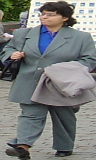
#> input picture INRIA_DATASET/train/pos/1002.png, 96 x 160 px; its folder holds only this picture in this run
$ jupyter execute --allow-errors pd_v4.ipynb   (shell and % lines are left out)
#> lines starting #> are read from the running program, lines starting #| are printed output that depends on the picture; after the words box and inside, x2 and y2 are one past the last pixel; in counts of white or black regions, pixels touching at a corner belong together
# **PEDESRAIN DETECTION**

[cell 1]
from google.colab import drive
drive.mount('/content/drive')

[cell 2]
drive.flush_and_unmount()

# **Feature Extraction**

## **Extract HOG features**

[cell 3]
import cv2
import numpy as np
import os

WIN_SIZE = (64, 128)  # Standard window size for human detection
BLOCK_SIZE = (16, 16)  # Size of blocks for feature analysis
BLOCK_STRIDE = (8, 8)  # How much blocks move across the image (over)
CELL_SIZE = (8, 8)     # Size of cells that make up blocks
HISTOGRAM_BINS = 9     # Number of gradient directions to track


def extract_hog_features(img):
    """
    Extract HOG (Histogram of Oriented Gradients) features from an images
    """
    # Create HOG descriptor with our configuration
    hog = cv2.HOGDescriptor(
        WIN_SIZE,
        BLOCK_SIZE,
        BLOCK_STRIDE,
        CELL_SIZE,
        HISTOGRAM_BINS
    )

    # Calculate features and flatten to 1D array for the SVM
    return hog.compute(img).flatten()

## **Extract LBP features**

[cell 4]
from skimage.feature import local_binary_pattern

def extract_lbp_features(img):
    gray = cv2.cvtColor(img, cv2.COLOR_BGR2GRAY)
    lbp = local_binary_pattern(gray, 8, 1, method='uniform')
    hist, _ = np.histogram(lbp, bins=59, range=(0, 58))
    hist = hist.astype(np.float32)
    hist /= (hist.sum() + 1e-6)
    return hist.flatten()

## **Visualization HOG**

[cell 5]
import cv2
import matplotlib.pyplot as plt
from skimage.feature import hog
from skimage import exposure


path = '/content/lady.jpg'
image = cv2.imread(path, cv2.IMREAD_GRAYSCALE)

# Compute HOG features
#> (the rest of this cell did not finish here and is left out)

## **Visualization LBP**

[cell 6]
import cv2
import numpy as np
import matplotlib.pyplot as plt
from skimage.feature import local_binary_pattern


path = '/content/lady.jpg'
image = cv2.imread(path, cv2.IMREAD_GRAYSCALE)

# LBP params
radius = 1
n_points = 8 * radius


#> (the rest of this cell did not finish here and is left out)

# **Load Data**

[cell 7]
def load_dataset(pos_folder, neg_folder, feature_extractor):
    """
    Load positive (human) and negative (non-human) images,
    extract features, and create labels for training
    """
#> called with pos_folder = 'INRIA_DATASET/train/pos', neg_folder = 'INRIA_DATASET/train/neg'
    features, labels = [], []

    for filename in os.listdir(pos_folder):
        img_path = os.path.join(pos_folder, filename)
        img = cv2.imread(img_path)
#> img is the input picture: shape (160, 96, 3); mean B, G, R 122.7, 123.8, 121.2
        img = cv2.resize(img, WIN_SIZE)
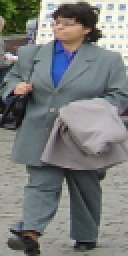
#> img: shape (128, 64, 3) (shown 2 times larger); mean B, G, R 122.6, 123.7, 121
        if img is not None:
            features.append(feature_extractor(img))
            labels.append(1)  # Positive samples labeled as 1

    for filename in os.listdir(neg_folder):
        img_path = os.path.join(neg_folder, filename)
        img = cv2.imread(img_path)
        img = cv2.resize(img, WIN_SIZE)
        if img is not None:
            features.append(feature_extractor(img))
            labels.append(-1)  # Negative samples labeled as -1

    return np.array(features, dtype=np.float32), np.array(labels)

# **Train Model Using SVM**

[cell 8]
def train_model_svm(feature_extractor, model_name):
    """
    loads data and trains the SVM classifier
    """

    train_pos = "INRIA_DATASET/train/pos"
    train_neg = "INRIA_DATASET/train/neg"

    #  training data
    print("Loading training images...")
    X_train, y_train = load_dataset(train_pos, train_neg, feature_extractor)

    # Set up SVM classifier
    print("Setting up SVM classifier...")
    svm = cv2.ml.SVM_create()

    svm.setType(cv2.ml.SVM_C_SVC)
    if model_name == "hog":
      svm.setKernel(cv2.ml.SVM_LINEAR) # Linear kernel works well with HOG for this prj
      # svm.setC(0.01)
      # svm.setGamma(0.5)
    if model_name == "lbp":
      svm.setKernel(cv2.ml.SVM_CHI2) # CHI2 kernel works well with LBP for this prj
      # svm.setC(2.5)
      # svm.setGamma(0.1)

    # Train the model
    print("Training model...")
    svm.train(X_train, cv2.ml.ROW_SAMPLE, y_train)  # ROW_SAMPLE each row corresponds to a vector

    # Save
    svm.save(f"{model_name}_svm.xml")
    print(f"{model_name} model trained and saved as {model_name}_svm.xml\n")


#> (the rest of this cell did not finish here and is left out)

# **Train Model using AdaBoost**

[cell 9]
def train_model_adaboost(feature_extractor, model_name):
    # Load dataset
    train_pos = "INRIA_DATASET/train/pos"
    train_neg = "INRIA_DATASET/train/neg"

    X_train, y_train = load_dataset(train_pos, train_neg, feature_extractor)

    # Create AdaBoost classifier
    print("Setting up AdaBoost...")
    boost = cv2.ml.Boost_create()

    boost.setBoostType(cv2.ml.BOOST_REAL)
    boost.setWeakCount(10)
    boost.setWeightTrimRate(0.95)
    boost.setMaxDepth(1)
    boost.setUseSurrogates(False)
    boost.setWeightTrimRate(0.99)

    # Create training data structure
    train_data = cv2.ml.TrainData_create(
        X_train,
        cv2.ml.ROW_SAMPLE,
        y_train
    )

    # Train the model (params already set via Boost_create)
    print("Training AdaBoost...")
    boost.train(train_data)

    # Save
    boost.save(f"{model_name}_boost.xml")
    print(f"{model_name} AdaBoost model saved as {model_name}_boost.xml\n")

#> (the rest of this cell did not finish here and is left out)

# **Evaluate Classifier**

[cell 10]
def evaluate_model(test_pos, test_neg, model_path, feature_extractor):
#> called with test_pos = 'INRIA_DATASET/test/pos', test_neg = 'INRIA_DATASET/test/neg', model_path = 'hog_boost.xml'
    if "svm" in model_path.lower():
        model = cv2.ml.SVM_load(model_path)
    else:
        model = cv2.ml.Boost_load(model_path)

    tp, fp, tn, fn = 0, 0, 0, 0

    # Test positive images
    for filename in os.listdir(test_pos):
        img_path = os.path.join(test_pos, filename)
        img = cv2.imread(img_path)
        img = cv2.resize(img, WIN_SIZE)
        feature = feature_extractor(img)
#> feature = 3780 values, max 0.378 at index 1197, min 0.000378 at index 2889, mean 0.14
        _, pred = model.predict(np.array([feature]))
#> pred = [1]
        tp += 1 if pred[0][0] == 1 else 0
#> tp = 1
        fn += 1 if pred[0][0] != 1 else 0
#> fn = 0

    # Test negative images
    for filename in os.listdir(test_neg):
        img = cv2.imread(os.path.join(test_neg, filename))
        if img is not None:
            img = cv2.resize(img, WIN_SIZE)
            feat = feature_extractor(img)
            _, pred = model.predict(np.array([feat]))
            tn += 1 if pred[0][0] == -1 else 0
            fp += 1 if pred[0][0] != -1 else 0

    return tp, fp, tn, fn

# **Final Test SVM**

[cell 11]
def test(test_pos, test_neg,hog_model , lbp_model):
    # Load HOG model
    svm = cv2.ml.SVM_load(hog_model)

    # Evaluate HOG model
    tp, fp, tn, fn = evaluate_model(test_pos, test_neg,hog_model, extract_hog_features)

    # Print HOG results
    print(f"HOG+SVM Model Performance:")
    print(f"True Positives: {tp}")
    print(f"False Positives: {fp}")
    print(f"True Negatives: {tn}")
    print(f"False Negatives: {fn}")
    print(f"Accuracy: {(tp + tn) / (tp + tn + fp + fn):.2%}")
    print(f"Precision: {tp/(tp+fp) if (tp+fp)!=0 else 0:.2%}")
    # print(f"Recall: {tp/(tp+fn) if (tp+fn)!=0 else 0:.2%}")
    # print(f"F1: {2*(tp/(tp+fp))*(tp/(tp+fn))/((tp/(tp+fp))+(tp/(tp+fn))) if (tp+fp)*(tp+fn)!=0 else 0:.2%}")
    print("-" * 40)

    # Load LBP model
    svm = cv2.ml.SVM_load("lbp_svm.xml")

    # Evaluate LBP model
    tp, fp, tn, fn =  evaluate_model(test_pos, test_neg,lbp_model, extract_lbp_features)

    # Print LBP results
    print(f"LBP+SVM Model Performance:")
    print(f"True Positives: {tp}")
    print(f"False Positives: {fp}")
    print(f"True Negatives: {tn}")
    print(f"False Negatives: {fn}")
    print(f"Accuracy: {(tp + tn) / (tp + tn + fp + fn):.2%}")
    print(f"Precision: {tp/(tp+fp) if (tp+fp)!=0 else 0:.2%}")
    print("-" * 40)


test_pos = "INRIA_DATASET/test/pos"
test_neg = "INRIA_DATASET/test/neg"
#> (the rest of this cell did not finish here and is left out)

# **Final Test AdaBoost**

[cell 12]
def test_adaboost(test_pos, test_neg, hog_boost_model, lbp_boost_model):
    # Evaluate HOG+AdaBoost
    tp, fp, tn, fn = evaluate_model(test_pos, test_neg,hog_boost_model, extract_hog_features)
    print("HOG+AdaBoost Performance:")
    print(f"True Positives: {tp}")
    print(f"False Positives: {fp}")
    print(f"True Negatives: {tn}")
    print(f"False Negatives: {fn}")
    print(f"Accuracy: {(tp + tn) / (tp + tn + fp + fn):.2%}")
    print(f"Precision: {tp/(tp+fp) if (tp+fp)!=0 else 0:.2%}")
    print("-" * 40)

    # Evaluate LBP+AdaBoost
    tp, fp, tn, fn =  evaluate_model(test_pos, test_neg,lbp_boost_model, extract_lbp_features)
    print("LBP+AdaBoost Performance:")
    print(f"True Positives: {tp}")
    print(f"False Positives: {fp}")
    print(f"True Negatives: {tn}")
    print(f"False Negatives: {fn}")
    print(f"Accuracy: {(tp + tn) / (tp + tn + fp + fn):.2%}")
    print(f"Precision: {tp/(tp+fp) if (tp+fp)!=0 else 0:.2%}")
    print("-" * 40)

# Usage
test_pos = "INRIA_DATASET/test/pos"
test_neg = "INRIA_DATASET/test/neg"
#> (the rest of this cell did not finish here and is left out)

# **Test Large Image**

[cell 13]
def sliding_window_detection(image_path, model_path, feature_extractor, window_size=(64,128), step_size=32):

#> called with image_path = '/content/figure1.jpg', model_path = 'lbp_svm.xml', window_size = (64, 128), step_size = 32
    if "svm" in model_path.lower():
        model = cv2.ml.SVM_load(model_path)
    else:
        model = cv2.ml.Boost_load(model_path)
    image = cv2.imread(image_path)
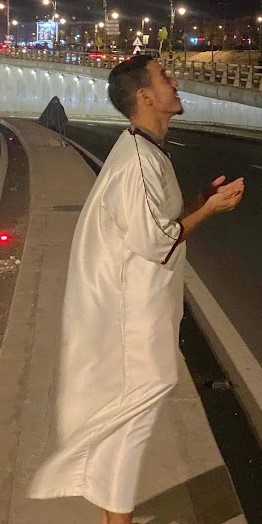
#> input picture figures/figure1.jpg, 262 x 524 px, found by its file name
#> image is the input picture: shape (524, 262, 3); mean B, G, R 84.3, 105.7, 125.9
    # image dimensions
    image_height, image_width = image.shape[:2]
#> image_height = 524; image_width = 262
    bounding_boxes = []

    # Iterate over the image using a sliding window
    for y in range(0, image_height - window_size[1] + 1, step_size):
        for x in range(0, image_width - window_size[0] + 1, step_size):
            # Extract the current window from the image
            window = image[y:y + window_size[1], x:x + window_size[0]]
            window = cv2.resize(window, WIN_SIZE)

            # Extract features from the window
            features = feature_extractor(window)

            # Make a prediction using the trained model
            _, prediction = model.predict(np.array([features]))

            if prediction[0][0] == 1:  # Assuming 1 indicates a pedestrian
                bounding_boxes.append((x, y, window_size[0], window_size[1]))
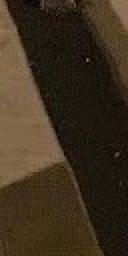
#> window: shape (128, 64, 3) (shown 2 times larger); mean B, G, R 29.9, 47.9, 61.3
#> after the loop, bounding_boxes = 36 items, first 6: (96, 96, 64, 128), (64, 128, 64, 128), (96, 128, 64, 128), (128, 128, 64, 128), (64, 160, 64, 128), (96, 160, 64, 128)

    return bounding_boxes

# Example
image_path = '/content/figure1.jpg'
model_path = 'lbp_svm.xml'  # Path to your trained model
bounding_boxes = sliding_window_detection(image_path, model_path, extract_lbp_features)

# Draw bounding boxes on the image (optional)
image = cv2.imread(image_path)
for (x, y, w, h) in bounding_boxes:
    cv2.putText(image, 'Pedestrian', (x, y - 10), cv2.FONT_HERSHEY_SIMPLEX, 0.5, (0, 255, 0), 2)
    cv2.rectangle(image, (x, y), (x + w, y + h), (0, 255, 0), 2)
#> this loop made 36 passes
#> (x, y) on passes 1 to 12: (96, 96), (64, 128), (96, 128), (128, 128), (64, 160), (96, 160), (128, 160), (32, 192), (64, 192), (96, 192), (128, 192), (32, 224)
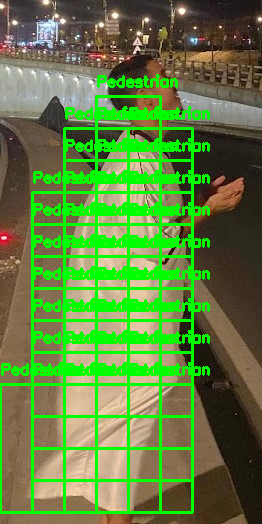
#> image: shape (524, 262, 3); 19.77% of pixels changed, all inside (x1, y1, x2, y2) = (0, 74, 210, 514)


# Display the image with bounding boxes (optional)
import matplotlib.pyplot as plt

# Convert BGR (OpenCV) to RGB (Matplotlib)
image_rgb = cv2.cvtColor(image, cv2.COLOR_BGR2RGB)

# Display using Matplotlib
plt.imshow(image_rgb)
plt.title("Pedestrian Detection")
plt.axis("off")
plt.show()
